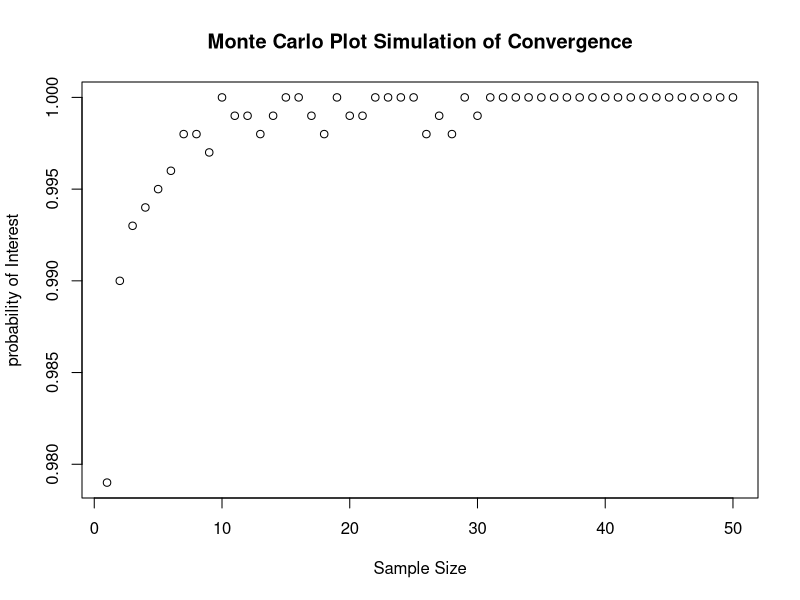
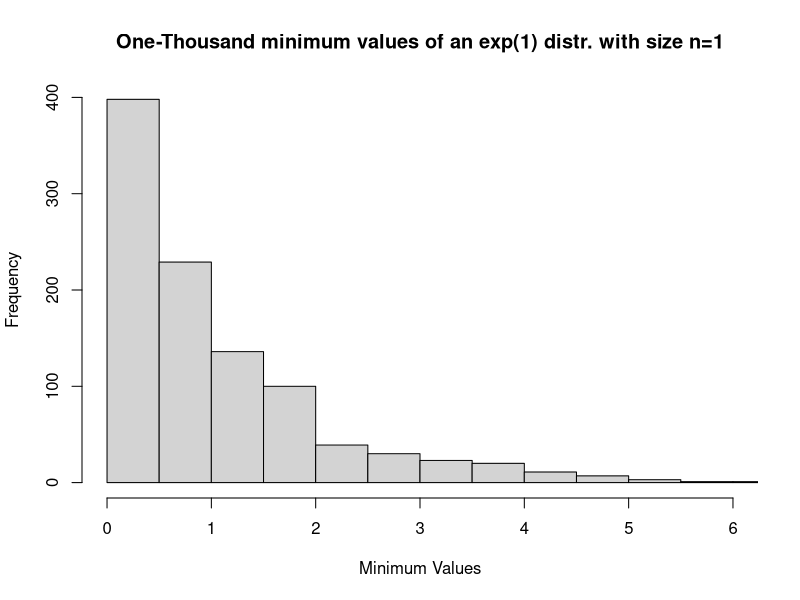
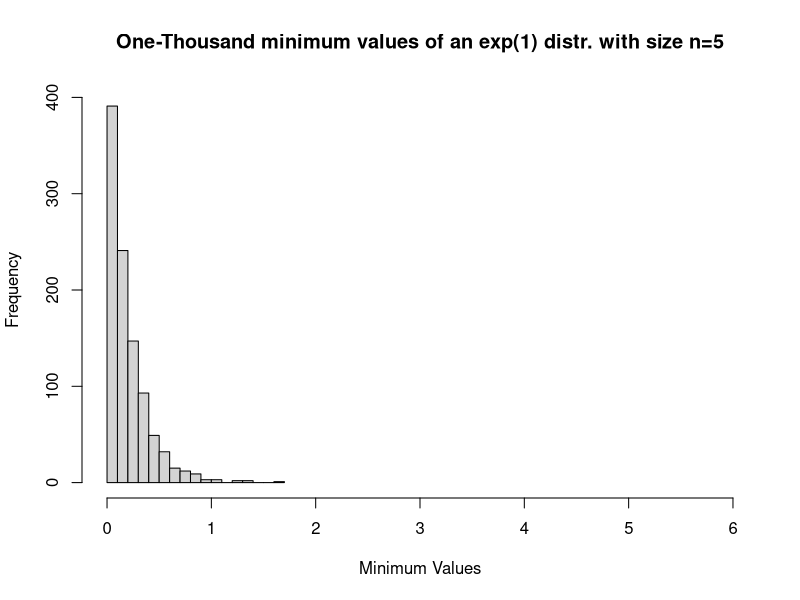
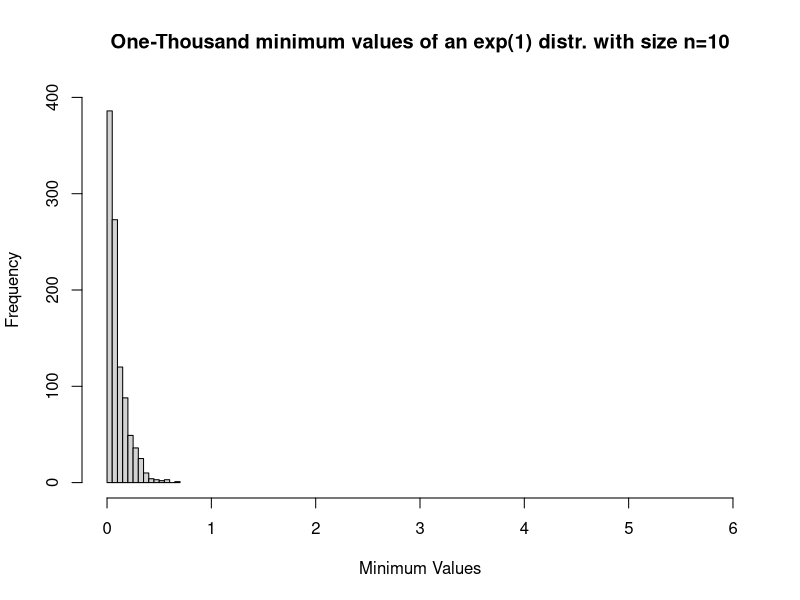
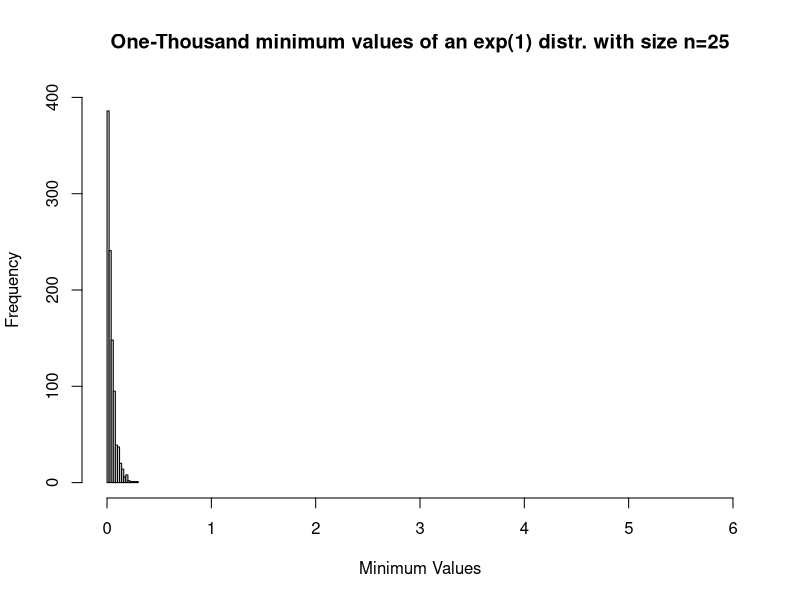
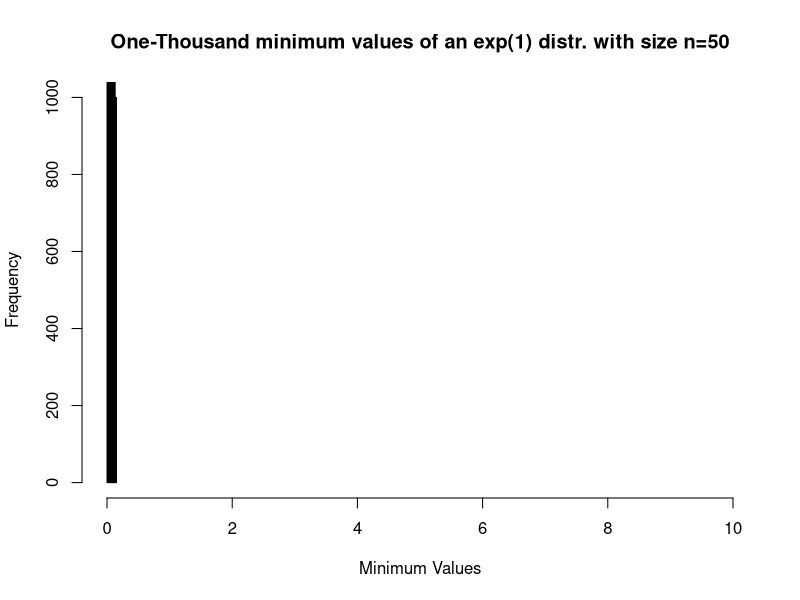
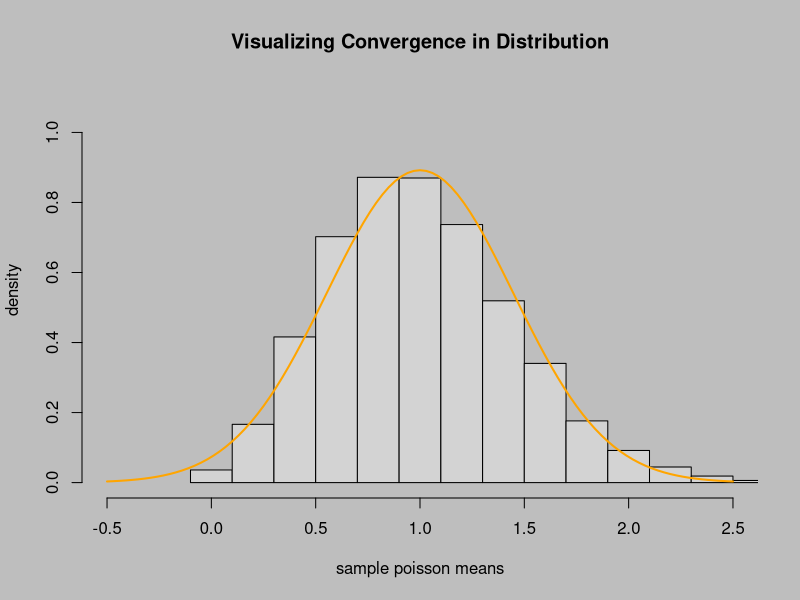
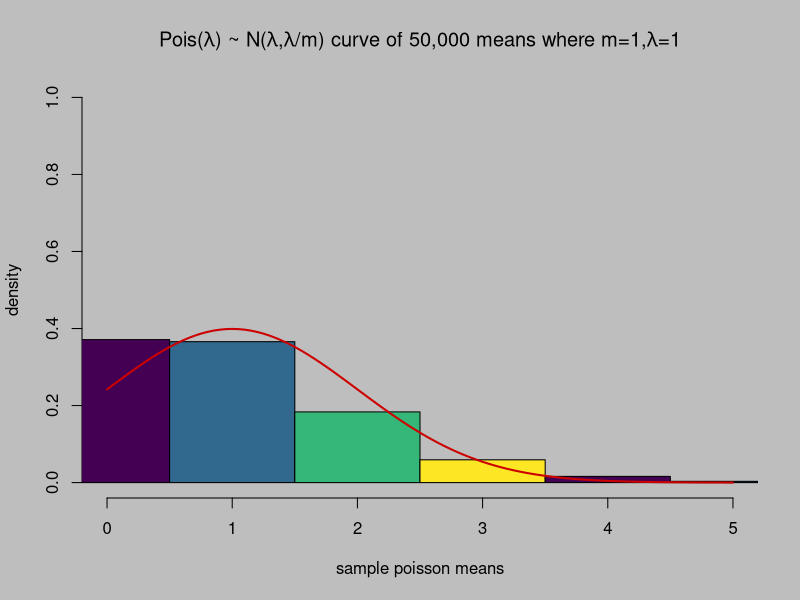

Reproduce these figures in R, in order.
## ---- chunk 1
library(tidyverse)
library(ggplot2)
library(rmarkdown)
library(RColorBrewer)
library("viridis")
## ---- chunk 2
set.seed(841)
n <- 1
N <- 1000
minmat <- matrix(ncol=1,nrow=1000)
for (i in 1:N){
    ds <- replicate(i,(rexp(n,rate = 1)))
    minmat[i] <- min(ds)
    }
i <- 1
## ---- chunk 3
ε <- 0.05
TF_values <- (abs(minmat-0) <= ε) #Assign Boolean values to a vector
dsprob <- sum(TF_values)/N #Probability of true values from our 1000 dataset minimums. 
## ---- chunk 4
fullminmat <- matrix(ncol=50,nrow=1000)
for (j in 1:50){
  for (k in 1:N) {
  fullds <- replicate(k,(rexp(j,rate = 1)))
  fullminmat[k,j] <- min(fullds) } #Creates our 
}

TFmat <- abs(fullminmat-0)<= ε
fulldsprob <- matrix(colSums(TFmat, na.rm=FALSE, dims=1),ncol=50,nrow=1)
probmatrix <- fulldsprob/N
## ---- chunk 5
plot(x = 1:50,
     y=probmatrix,
     main="Monte Carlo Plot Simulation of Convergence", 
     xlab="Sample Size", 
     ylab="probability of Interest", 
     )
## ---- chunk 6
F01 <- sort(replicate(N, min(rexp(1,rate = 1))))
FM01 <- matrix(F01,nrow=N,ncol=1)
probability01 <- sum(FM01<=ε)/N
hist(FM01, breaks=20, prob=FALSE, xlim=c(0,6), ylim=c(0,400), main="One-Thousand minimum values of an exp(1) distr. with size n=1", xlab="Minimum Values", ylab="Frequency")
## ---- chunk 7
F05 <- sort(replicate(N, min(rexp(5,rate = 1))))
FM05 <- matrix(F05,nrow=N,ncol=1)
probability05 <- sum(FM05<=ε)/N
hist(FM05, breaks=20, prob=FALSE, xlim=c(0,6), ylim=c(0,400), main="One-Thousand minimum values of an exp(1) distr. with size n=5", xlab="Minimum Values", ylab="Frequency")
## ---- chunk 8
F10 <- sort(replicate(N, min(rexp(10,rate = 1))))
FM10 <- matrix(F10,nrow=N,ncol=1)
probability10 <- sum(FM10<=ε)/N
hist(FM10, breaks=20, prob=FALSE, xlim=c(0,6), ylim=c(0,400), main="One-Thousand minimum values of an exp(1) distr. with size n=10", xlab="Minimum Values", ylab="Frequency")
## ---- chunk 9
F25 <- sort(replicate(N, min(rexp(25,rate = 1))))
FM25 <- matrix(F25,nrow=N,ncol=1)
probability25 <- sum(FM25<=ε)/N
hist(FM25, breaks=20, prob=FALSE, xlim=c(0,6), ylim=c(0,400), main="One-Thousand minimum values of an exp(1) distr. with size n=25", xlab="Minimum Values", ylab="Frequency")
## ---- chunk 10
F50 <- sort(replicate(N, min(rexp(50,rate = 1))))
FM50 <- matrix(F50,nrow=N,ncol=1000)
probability50 <- sum(FM50<=ε)/N
hist(FM50, breaks=20, prob=FALSE, xlim=c(0,10), ylim=c(0,1000), main="One-Thousand minimum values of an exp(1) distr. with size n=50", xlab="Minimum Values", ylab="Frequency")
## ---- chunk 11
m = 5
lambda = 1
M = 50000
ds2 <- matrix(replicate(M,(rpois(m,1))),nrow=50000,ncol=5)
## ---- chunk 12
rMeans <- matrix(rowMeans(ds2),nrow=50000,ncol=1);
## ---- chunk 13
par(bg="gray")
binlen <- c(-0.1,0.1,0.3,0.5,0.7,0.9,1.1,1.3,1.5,1.7,1.9,2.1,2.3,2.5,2.7,2.9,3.1,3.3,3.5,3.7,3.9,4.1);
hist(rMeans ,breaks=binlen ,main="Visualizing Convergence in Distribution" ,xlab="sample poisson means" ,xlim=c(-0.5,2.5) ,ylab="density" ,ylim=c(0,1.1) ,freq = FALSE)
x <- seq(-4,5, by = 0.1)
y <- dnorm(x, mean = lambda, sd = lambda/sqrt(m))
curve(dnorm(x, mean=lambda, sd=lambda/sqrt(m)), add=TRUE, col="orange", lwd=2)
## ---- chunk 14
TF_values.2 <- rMeans >= (lambda+((2*lambda)/sqrt(m)))
TFprob <- sum(TF_values.2)/M
print(1-TFprob)
NormProb <- 1-dnorm((lambda+((2*lambda)/sqrt(m))),mean=lambda,sd=(lambda/sqrt(m)))
print(NormProb)
## ---- chunk 15
m1 = 1; lambda.1 = 1; M = 50000
ds1 <- matrix(replicate(M,(rpois(m1,lambda.1))),nrow=50000,ncol=5)
rMeans1 <- matrix(rowMeans(ds1),nrow=50000,ncol=1)
binlen <- c(-0.5,0.5,1.5,2.5,3.5,4.5,5.5,6.5,7.5,8.5,9.5,10.5,11.5,12.5,13.5,14.5,15.5,16.5,17.5,18.5,19.5,20.5,21.5,22.5);
hist(rMeans1,breaks=binlen ,main=expression(paste("Pois(",lambda,") ~ N(",lambda,",",lambda,"/m) curve of 50,000 means where m=1,",lambda,"=1"))  ,xlab="sample poisson means" ,xlim=c(0,5) ,ylab="density" ,ylim=c(0,1) ,freq = FALSE, col=viridis(4))
x <- seq(0,2, by = 0.2)
y1 <- dnorm(x, mean=lambda.1, sd=lambda.1/(sqrt(m1)))
curve(dnorm(x, mean=lambda.1, sd=(lambda.1/sqrt(m1))), add=TRUE, col="#cc0000", lwd=2)
TF_values.1 <- rMeans1 >= (lambda.1+((2*lambda.1)/sqrt(m1)))
TFprob1 <- sum(TF_values.1)/M; print(TFprob1)
NormProb1 <- dnorm((lambda.1+((2*lambda.1)/sqrt(m1))),mean=lambda.1,sd=(lambda.1/sqrt(m1))); print(NormProb1)
## ---- chunk 16
m10 = 10; lambda.1 = 1; M = 50000
ds10 <- matrix(replicate(M,(rpois(m10,1))),nrow=50000,ncol=5)
rMeans10 <- matrix(rowMeans(ds10),nrow=50000,ncol=1)
binlen <- c(-5.1,-4.9,-4.7,-4.5,-4.3,-4.1,-3.9,-3.7,-3.5,-3.3,-3.1,-2.9,-2.7,-2.5,-2.3,-2.1,-1.9,-1.7,-1.5,-1.3,-1.1,-0.9,-0.7,-0.5,-0.3,-0.1,0.1,0.3,0.5,0.7,0.9,1.1,1.3,1.5,1.7,1.9,2.1,2.3,2.5,2.7,2.9,3.1,3.3,3.5,3.7,3.9,4.1,4.3,4.5,4.7,4.9,5.1)
hist(rMeans10,breaks=binlen ,main=expression(paste("Pois(",lambda,") ~ N(",lambda,",",lambda,"/m) curve of 50,000 means where m=10,",lambda,"=1"))  ,xlab="sample poisson means" ,xlim=c(-0.1,2.5) ,ylab="density" ,ylim=c(0,4) ,freq = FALSE, col=viridis(19))
x <- seq(0,2, by = 0.2)
y10 <- dnorm(x, mean=lambda.1, sd=lambda.1/(sqrt(m10)))
curve(dnorm(x, mean=lambda.1, sd=(lambda.1/sqrt(m10))), add=TRUE, col="#cc0000", lwd=2)
TF_values.10 <- rMeans10 >= (lambda.1+((2*lambda.1)/sqrt(m10)))
TFprob10 <- sum(TF_values.10)/M; print(TFprob10)
NormProb10 <- dnorm((lambda.1+((2*lambda.1)/sqrt(m10))),mean=lambda.1,sd=(lambda.1/sqrt(m10))); print(NormProb10)
## ---- chunk 17
m30 = 30; lambda.1 = 1; M = 30000
ds30 <- matrix(replicate(M,(rpois(m30,1))),nrow=30000,ncol=5)
rMeans30 <- matrix(rowMeans(ds30),nrow=30000,ncol=1)
binlen <- c(-5.1,-4.9,-4.7,-4.5,-4.3,-4.1,-3.9,-3.7,-3.5,-3.3,-3.1,-2.9,-2.7,-2.5,-2.3,-2.1,-1.9,-1.7,-1.5,-1.3,-1.1,-0.9,-0.7,-0.5,-0.3,-0.1,0.1,0.3,0.5,0.7,0.9,1.1,1.3,1.5,1.7,1.9,2.1,2.3,2.5,2.7,2.9,3.1,3.3,3.5,3.7,3.9,4.1,4.3,4.5,4.7,4.9,5.1)
hist(rMeans30,breaks=binlen ,main=expression(paste("Pois(",lambda,") ~ N(",lambda,",",lambda,"/m) curve of 50,000 means where m=30,",lambda,"=1"))  ,xlab="sample poisson means" ,xlim=c(-0.1,2.5) ,ylab="density" ,ylim=c(0,4) ,freq = FALSE, col=viridis(19))
x <- seq(0,2, by = 0.2)
y30 <- dnorm(x, mean=lambda.1, sd=lambda.1/(sqrt(m30)))
curve(dnorm(x, mean=lambda.1, sd=(lambda.1/sqrt(m30))), add=TRUE, col="#FF0033", lwd=2)
TF_values.30 <- rMeans30 >= (lambda.1+((2*lambda.1)/sqrt(m30)))
TFprob30 <- sum(TF_values.30)/M; print(TFprob30)
NormProb30 <- dnorm((lambda.1+((2*lambda.1)/sqrt(m30))),mean=lambda.1,sd=(lambda.1/sqrt(m30))); print(NormProb30)
## ---- chunk 18
m100 = 100; lambda.1 = 1; M = 50000
ds100 <- matrix(replicate(M,(rpois(m100,1))),nrow=50000,ncol=5)
rMeans100 <- matrix(rowMeans(ds100),nrow=50000,ncol=1)
binlen <- c(-5.1,-4.9,-4.7,-4.5,-4.3,-4.1,-3.9,-3.7,-3.5,-3.3,-3.1,-2.9,-2.7,-2.5,-2.3,-2.1,-1.9,-1.7,-1.5,-1.3,-1.1,-0.9,-0.7,-0.5,-0.3,-0.1,0.1,0.3,0.5,0.7,0.9,1.1,1.3,1.5,1.7,1.9,2.1,2.3,2.5,2.7,2.9,3.1,3.3,3.5,3.7,3.9,4.1,4.3,4.5,4.7,4.9,5.1)
hist(rMeans100,breaks=binlen ,main=expression(paste("Pois(",lambda,") ~ N(",lambda,",",lambda,"/m) curve of 50,000 means where m=100,",lambda,"=1"))  ,xlab="sample poisson means" ,xlim=c(-0.1,2.5) ,ylab="density" ,ylim=c(0,4) ,freq = FALSE, col=viridis(19))
x <- seq(0,2, by = 0.2)
y100 <- dnorm(x, mean=lambda.1, sd=lambda.1/(sqrt(m100)))
curve(dnorm(x, mean=lambda.1, sd=(lambda.1/sqrt(m100))), add=TRUE, col="#FF0033", lwd=2)
TF_values.100 <- rMeans100 >= (lambda.1+((2*lambda.1)/sqrt(m100)))
TFprob100 <- sum(TF_values.100)/M; print(TFprob100)
NormProb100 <- dnorm((lambda.1+((2*lambda.1)/sqrt(m100))),mean=lambda.1,sd=(lambda.1/sqrt(m100))); print(NormProb100)
## ---- chunk 19
m1 = 1; lambda.5 = 5; M = 50000
ds1 <- matrix(replicate(M,(rpois(m1,lambda.5))),nrow=50000,ncol=5)
rMeans1 <- matrix(rowMeans(ds1),nrow=50000,ncol=1)
binlen <- c(-0.5,0.5,1.5,2.5,3.5,4.5,5.5,6.5,7.5,8.5,9.5,10.5,11.5,12.5,13.5,14.5,15.5,16.5,17.5,18.5,19.5,20.5,21.5,22.5,23.5,24.5,25.5,26.5,27.5,28.5,29.5,30.5)
hist(rMeans1,breaks=binlen ,main=expression(paste("Pois(",lambda,") ~ N(",lambda,",",lambda,"/m) curve of 50,000 means where m=1,",lambda,"=5"))  ,xlab="sample poisson means" ,xlim=c(0,16) ,ylab="density" ,ylim=c(0,0.3) ,freq = FALSE, col=magma(13))
x <- seq(-4,5, by = 0.1)
y1 <- dnorm(x, mean = lambda.5, sd = lambda.5/sqrt(m1))
curve(dnorm(x, mean=lambda.5, sd=lambda.5/sqrt(m1)), add=TRUE, col="#66CC00", lwd=2)
TF_values.1 <- rMeans1 >= (lambda.5+((2*lambda.5)/sqrt(m1)))
TFprob1 <- sum(TF_values.1)/M; print(TFprob1)
NormProb1 <- dnorm((lambda.5+((2*lambda.5)/sqrt(m1))),mean=lambda.5,sd=(lambda.5/sqrt(m1))); print(NormProb1)
## ---- chunk 20
m10 = 10; lambda.5 = 5; M = 50000
ds10 <- matrix(replicate(M,(rpois(m10,lambda.5))),nrow=50000,ncol=5)
rMeans10 <- matrix(rowMeans(ds10),nrow=50000,ncol=1)
binlen <- c(-0.1,0.1,0.3,0.5,0.7,0.9,1.1,1.3,1.5,1.7,1.9,2.1,2.3,2.5,2.7,2.9,3.1,3.3,3.5,3.7,3.9,4.1,4.3,4.5,4.7,4.9,5.1,5.3,5.5,5.7,5.9,6.1,6.3,6.5,6.7,6.9,7.1,7.3,7.5,7.7,7.9,8.1,8.3,8.5,8.7,8.9,9.1,9.3,9.5,9.7,9.9,10.1,10.3,10.5,10.7,10.9,11.1,11.3,11.5,11.7,11.9)
hist(rMeans10,breaks=binlen ,main=expression(paste("Pois(",lambda,") ~ N(",lambda,",",lambda,"/m) curve of 50,000 means where m=10,",lambda,"=5"))  ,xlab="sample poisson means" ,xlim=c(2,8.5) ,ylab="density" ,ylim=c(0,1.1) ,freq = FALSE, col=magma(50))
x <- seq(-4,5, by = 0.1)
y10 <- dnorm(x, mean = lambda.5, sd = lambda.5/sqrt(m10))
curve(dnorm(x, mean=lambda.5, sd=lambda.5/sqrt(m10)), add=TRUE, col="#66CC00", lwd=2)
TF_values.10 <- rMeans10 >= (lambda.5+((2*lambda.5)/sqrt(m10)))
TFprob10 <- sum(TF_values.10)/M; print(TFprob10)
NormProb10 <- dnorm((lambda.5+((2*lambda.5)/sqrt(m10))),mean=lambda.5,sd=(lambda.5/sqrt(m10))); print(NormProb10)
## ---- chunk 21
m30 = 30; lambda.5 = 5; M = 30000
ds30 <- matrix(replicate(M,(rpois(m30,lambda.5))),nrow=30000,ncol=5)
rMeans30 <- matrix(rowMeans(ds30),nrow=30000,ncol=1)
binlen <- c(-0.1,0.1,0.3,0.5,0.7,0.9,1.1,1.3,1.5,1.7,1.9,2.1,2.3,2.5,2.7,2.9,3.1,3.3,3.5,3.7,3.9,4.1,4.3,4.5,4.7,4.9,5.1,5.3,5.5,5.7,5.9,6.1,6.3,6.5,6.7,6.9,7.1,7.3,7.5,7.7,7.9,8.1,8.3,8.5,8.7,8.9,9.1,9.3,9.5,9.7,9.9,10.1,10.3,10.5,10.7,10.9,11.1,11.3,11.5,11.7,11.9)
hist(rMeans30,breaks=binlen ,main=expression(paste("Pois(",lambda,") ~ N(",lambda,",",lambda,"/m) curve of 50,000 means where m=30,",lambda,"=5"))  ,xlab="sample poisson means" ,xlim=c(2,8.5) ,ylab="density" ,ylim=c(0,1.1) ,freq = FALSE, col=magma(50))
x30 <- seq(-4,5, by = 0.1)
y30 <- dnorm(x30, mean = lambda.5, sd = lambda.5/sqrt(m30))
curve(dnorm(x, mean=lambda.5, sd=lambda.5/sqrt(m30)), add=TRUE, col="#66CC00", lwd=2)
TF_values.30 <- rMeans30 >= (lambda.5+((2*lambda.5)/sqrt(m30)))
TFprob30 <- sum(TF_values.30)/M;print(TFprob30)
NormProb30 <- dnorm((lambda.5+((2*lambda.5)/sqrt(m30))),mean=lambda.5,sd=(lambda.5/sqrt(m30)));print(NormProb30)
## ---- chunk 22
m100 = 100; lambda.5 = 5; M = 50000
ds100 <- matrix(replicate(M,(rpois(m100,lambda.5))),nrow=50000,ncol=5)
rMeans100 <- matrix(rowMeans(ds100),nrow=50000,ncol=1)
binlen <- c(-0.1,0.1,0.3,0.5,0.7,0.9,1.1,1.3,1.5,1.7,1.9,2.1,2.3,2.5,2.7,2.9,3.1,3.3,3.5,3.7,3.9,4.1,4.3,4.5,4.7,4.9,5.1,5.3,5.5,5.7,5.9,6.1,6.3,6.5,6.7,6.9,7.1,7.3,7.5,7.7,7.9,8.1,8.3,8.5,8.7,8.9,9.1,9.3,9.5,9.7,9.9,10.1,10.3,10.5,10.7,10.9,11.1,11.3,11.5,11.7,11.9)
hist(rMeans100,breaks=binlen ,main=expression(paste("Pois(",lambda,") ~ N(",lambda,",",lambda,"/m) curve of 50,000 means where m=100,",lambda,"=5"))  ,xlab="sample poisson means" ,xlim=c(2,8.5) ,ylab="density" ,ylim=c(0,1.1) ,freq = FALSE, col=magma(50))
x100 <- seq(-4,5, by = 0.1)
y100 <- dnorm(x100, mean = lambda.5, sd = lambda.5/sqrt(m100))
curve(dnorm(x, mean=lambda.5, sd=lambda.5/sqrt(m100)), add=TRUE, col="#66CC00", lwd=2)
TF_values.100 <- rMeans100 >= (lambda.5+((2*lambda.5)/sqrt(m100)))
TFprob100 <- sum(TF_values.100)/M;print(TFprob100)
NormProb100 <- dnorm((lambda.5+((2*lambda.5)/sqrt(m100))),mean=lambda.5,sd=(lambda.5/sqrt(m100)));print(NormProb100)
## ---- chunk 23
m1 = 1; lambda.25 = 25; M = 50000
ds1 <- matrix(replicate(M,(rpois(m1,lambda.25))),nrow=50000,ncol=5)
rMeans1 <- matrix(rowMeans(ds1),nrow=50000,ncol=1)
hist(rMeans1, breaks=40,main=expression(paste("Pois(",lambda,") ~ N(",lambda,",",lambda,"/m) curve of 50,000 means where m=1,",lambda,"=25"))  ,xlab="sample poisson means" ,xlim=c(7,47) ,ylab="density" ,ylim=c(0,0.2) ,freq = FALSE, col=heat.colors(40))
x <- seq(-4,5, by = 0.1)
y1 <- dnorm(x, mean = lambda.25, sd = lambda.25/sqrt(m1))
curve(dnorm(x, mean=lambda.25, sd=lambda.25/sqrt(m1)), add=TRUE, col="blue", lwd=2)
TF_values.1 <- rMeans1 >= (lambda.25+((2*lambda.25)/sqrt(m1)))
TFprob1 <- sum(TF_values.1)/M; print(TFprob1)
NormProb1 <- dnorm((lambda.25+((2*lambda.25)/sqrt(m1))),mean=lambda.25,sd=(lambda.25/sqrt(m1))); print(NormProb1)
## ---- chunk 24
m10 = 10; lambda.25 = 25; M = 50000
ds10 <- matrix(replicate(M,(rpois(m10,lambda.25))),nrow=50000,ncol=5)
rMeans10 <- matrix(rowMeans(ds10),nrow=50000,ncol=1)
binlen <- c(15.1,15.3,15.5,15.7,15.9,16.1,16.3,16.5,16.7,16.9,17.1,17.3,17.5,17.7,17.9,18.1,18.3,18.5,18.7,18.9,19.1,19.3,19.5,19.7,19.9,20.1,20.3,20.5,20.7,20.9,21.1,21.3,21.5,21.7,21.9,22.1,22.3,22.5,22.7,22.9,23.1,23.3,23.5,23.7,23.9,24.1,24.3,24.5,24.7,24.9,25.1,25.3,25.5,25.7,25.9,26.1,26.3,26.5,26.7,26.9,27.1,27.3,27.5,27.7,27.9,28.1,28.3,28.5,28.7,28.9,29.1,29.3,29.5,29.7,29.9,30.1,30.3,30.5,30.7,30.9,31.1,31.3,31.5,31.7,31.9,32.1,32.3,32.5,32.7,32.9,33.1,33.3,33.5,33.7,33.9,34.1,34.3,34.5,34.7,34.9,35.1,35.3,35.5,35.7,35.9,36.1,36.3,36.5,36.7,36.9,37.1,37.3)
hist(rMeans10,breaks=binlen ,main=expression(paste("Pois(",lambda,") ~ N(",lambda,",",lambda,"/m) curve of 50,000 means where m=10,",lambda,"=25"))  ,xlab="sample poisson means" ,xlim=c(15,36) ,ylab="density" ,ylim=c(0,0.2) ,freq = FALSE, col=heat.colors(100))
x <- seq(-4,5, by = 0.1)
y10 <- dnorm(x, mean = lambda.25, sd = lambda.25/sqrt(m10))
curve(dnorm(x, mean=lambda.25, sd=lambda.25/sqrt(m10)), add=TRUE, col="blue", lwd=2)
TF_values.10 <- rMeans10 >= (lambda.25+((2*lambda.25)/sqrt(m10)))
TFprob10 <- sum(TF_values.10)/M; print(TFprob10)
NormProb10 <- dnorm((lambda.25+((2*lambda.25)/sqrt(m10))),mean=lambda.25,sd=(lambda.25/sqrt(m10))); print(NormProb10)
## ---- chunk 25
m30 = 30; lambda.25 = 25; M = 30000
ds30 <- matrix(replicate(M,(rpois(m30,lambda.25))),nrow=30000,ncol=5)
rMeans30 <- matrix(rowMeans(ds30),nrow=30000,ncol=1)
binlen <- c(15.1,15.3,15.5,15.7,15.9,16.1,16.3,16.5,16.7,16.9,17.1,17.3,17.5,17.7,17.9,18.1,18.3,18.5,18.7,18.9,19.1,19.3,19.5,19.7,19.9,20.1,20.3,20.5,20.7,20.9,21.1,21.3,21.5,21.7,21.9,22.1,22.3,22.5,22.7,22.9,23.1,23.3,23.5,23.7,23.9,24.1,24.3,24.5,24.7,24.9,25.1,25.3,25.5,25.7,25.9,26.1,26.3,26.5,26.7,26.9,27.1,27.3,27.5,27.7,27.9,28.1,28.3,28.5,28.7,28.9,29.1,29.3,29.5,29.7,29.9,30.1,30.3,30.5,30.7,30.9,31.1,31.3,31.5,31.7,31.9,32.1,32.3,32.5,32.7,32.9,33.1,33.3,33.5,33.7,33.9,34.1,34.3,34.5,34.7,34.9,35.1,35.3,35.5,35.7,35.9,36.1,36.3,36.5,36.7,36.9,37.1,37.3)
hist(rMeans30,breaks=binlen ,main=expression(paste("Pois(",lambda,") ~ N(",lambda,",",lambda,"/m) curve of 50,000 means where m=30,",lambda,"=25"))  ,xlab="sample poisson means" ,xlim=c(15,36) 
     ,ylab="density" ,ylim=c(0,0.2) ,freq = FALSE, col=heat.colors(100))
x30 <- seq(-4,5, by = 0.1)
y30 <- dnorm(x30, mean = lambda.25, sd = lambda.25/sqrt(m30))
curve(dnorm(x, mean=lambda.25, sd=lambda.25/sqrt(m30)), add=TRUE, col="blue", lwd=2)
TF_values.30 <- rMeans30 >= (lambda.25+((2*lambda.25)/sqrt(m30)))
TFprob30 <- sum(TF_values.30)/M; print(TFprob30)
NormProb30 <- dnorm((lambda.25+((2*lambda.25)/sqrt(m30))),mean=lambda.25,sd=(lambda.25/sqrt(m30)));print(NormProb30)
## ---- chunk 26
m100 = 100; lambda.25 = 25; M = 50000
ds100 <- matrix(replicate(M,(rpois(m100,lambda.25))),nrow=50000,ncol=5)
rMeans100 <- matrix(rowMeans(ds100),nrow=50000,ncol=1)
binlen <- c(15.1,15.3,15.5,15.7,15.9,16.1,16.3,16.5,16.7,16.9,17.1,17.3,17.5,17.7,17.9,18.1,18.3,18.5,18.7,18.9,19.1,19.3,19.5,19.7,19.9,20.1,20.3,20.5,20.7,20.9,21.1,21.3,21.5,21.7,21.9,22.1,22.3,22.5,22.7,22.9,23.1,23.3,23.5,23.7,23.9,24.1,24.3,24.5,24.7,24.9,25.1,25.3,25.5,25.7,25.9,26.1,26.3,26.5,26.7,26.9,27.1,27.3,27.5,27.7,27.9,28.1,28.3,28.5,28.7,28.9,29.1,29.3,29.5,29.7,29.9,30.1,30.3,30.5,30.7,30.9,31.1,31.3,31.5,31.7,31.9,32.1,32.3,32.5,32.7,32.9,33.1,33.3,33.5,33.7,33.9,34.1,34.3,34.5,34.7,34.9,35.1,35.3,35.5,35.7,35.9,36.1,36.3,36.5,36.7,36.9,37.1,37.3)
hist(rMeans100,breaks=binlen ,main=expression(paste("Pois(",lambda,") ~ N(",lambda,",",lambda,"/m) curve of 50,000 means where m=100,",lambda,"=25"))  ,xlab="sample poisson means" ,xlim=c(15,36) ,ylab="density" ,ylim=c(0,0.2) ,freq = FALSE, col=heat.colors(100))
x100 <- seq(-4,5, by = 0.1)
y100 <- dnorm(x100, mean = lambda.25, sd = lambda.25/sqrt(m100))
curve(dnorm(x, mean=lambda.25, sd=lambda.25/sqrt(m100)), add=TRUE, col="blue", lwd=2)
TF_values.100 <- rMeans100 >= (lambda.25+((2*lambda.25)/sqrt(m100)))
TFprob100 <- sum(TF_values.100)/M; print(TFprob100)
NormProb100 <- dnorm((lambda.25+((2*lambda.25)/sqrt(m100))),mean=lambda.25,sd=(lambda.25/sqrt(m100)));print(NormProb100)
